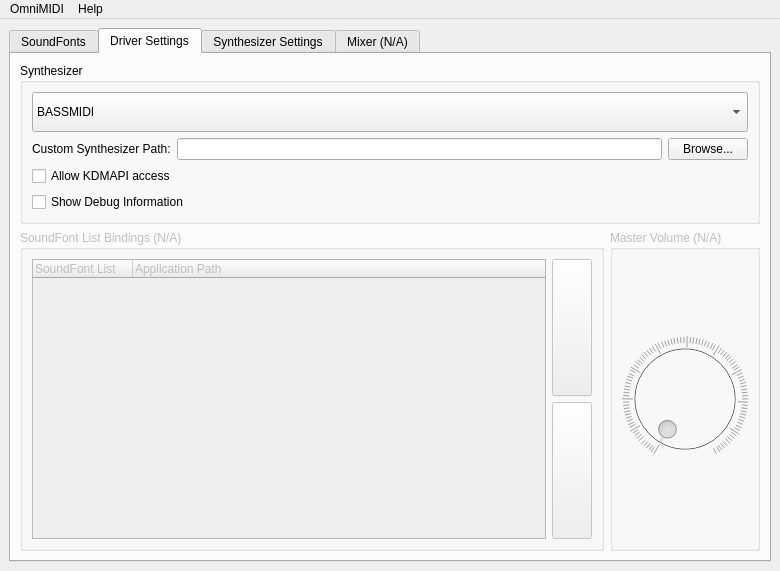
<?xml version="1.0" encoding="UTF-8"?>
<ui version="4.0">
 <class>MainWindow</class>
 <widget class="QMainWindow" name="MainWindow">
  <property name="geometry">
   <rect>
    <x>0</x>
    <y>0</y>
    <width>780</width>
    <height>571</height>
   </rect>
  </property>
  <property name="windowTitle">
   <string>OmniMIDI Configurator</string>
  </property>
  <property name="windowIcon">
   <iconset resource="../res/res.qrc">
    <normaloff>:/OMConfigurator.png</normaloff>:/OMConfigurator.png</iconset>
  </property>
  <widget class="QWidget" name="centralwidget">
   <layout class="QHBoxLayout" name="horizontalLayout_6">
    <item>
     <widget class="QTabWidget" name="tabWidget">
      <property name="enabled">
       <bool>true</bool>
      </property>
      <property name="currentIndex">
       <number>1</number>
      </property>
      <widget class="QWidget" name="soundfonts">
       <attribute name="title">
        <string>SoundFonts</string>
       </attribute>
       <layout class="QVBoxLayout" name="verticalLayout_2">
        <item>
         <widget class="QWidget" name="listsWidget" native="true">
          <property name="sizePolicy">
           <sizepolicy hsizetype="Preferred" vsizetype="Maximum">
            <horstretch>0</horstretch>
            <verstretch>0</verstretch>
           </sizepolicy>
          </property>
          <layout class="QHBoxLayout" name="listWidget">
           <property name="leftMargin">
            <number>0</number>
           </property>
           <property name="topMargin">
            <number>0</number>
           </property>
           <property name="rightMargin">
            <number>0</number>
           </property>
           <property name="bottomMargin">
            <number>0</number>
           </property>
           <item>
            <widget class="QLabel" name="label">
             <property name="sizePolicy">
              <sizepolicy hsizetype="Minimum" vsizetype="Minimum">
               <horstretch>0</horstretch>
               <verstretch>0</verstretch>
              </sizepolicy>
             </property>
             <property name="text">
              <string>Active List:</string>
             </property>
            </widget>
           </item>
           <item>
            <widget class="QComboBox" name="listSelector">
             <property name="sizePolicy">
              <sizepolicy hsizetype="MinimumExpanding" vsizetype="Minimum">
               <horstretch>0</horstretch>
               <verstretch>0</verstretch>
              </sizepolicy>
             </property>
             <item>
              <property name="text">
               <string>List A</string>
              </property>
             </item>
            </widget>
           </item>
          </layout>
         </widget>
        </item>
        <item>
         <widget class="QWidget" name="sfListWidget" native="true">
          <layout class="QHBoxLayout" name="horizontalLayout">
           <property name="leftMargin">
            <number>0</number>
           </property>
           <property name="topMargin">
            <number>0</number>
           </property>
           <property name="rightMargin">
            <number>0</number>
           </property>
           <property name="bottomMargin">
            <number>0</number>
           </property>
           <item>
            <widget class="SoundFontList" name="sfList">
             <column>
              <property name="text">
               <string notr="true">1</string>
              </property>
             </column>
            </widget>
           </item>
           <item>
            <widget class="QWidget" name="sfListButtons" native="true">
             <property name="sizePolicy">
              <sizepolicy hsizetype="Minimum" vsizetype="Minimum">
               <horstretch>0</horstretch>
               <verstretch>0</verstretch>
              </sizepolicy>
             </property>
             <layout class="QVBoxLayout" name="verticalLayout_3">
              <property name="leftMargin">
               <number>0</number>
              </property>
              <property name="topMargin">
               <number>0</number>
              </property>
              <property name="rightMargin">
               <number>0</number>
              </property>
              <property name="bottomMargin">
               <number>0</number>
              </property>
              <item>
               <widget class="QPushButton" name="sfListAddBtn">
                <property name="sizePolicy">
                 <sizepolicy hsizetype="Minimum" vsizetype="Minimum">
                  <horstretch>0</horstretch>
                  <verstretch>0</verstretch>
                 </sizepolicy>
                </property>
                <property name="minimumSize">
                 <size>
                  <width>40</width>
                  <height>40</height>
                 </size>
                </property>
                <property name="toolTip">
                 <string>Add SoundFont(s)</string>
                </property>
                <property name="text">
                 <string/>
                </property>
                <property name="icon">
                 <iconset theme="list-add"/>
                </property>
               </widget>
              </item>
              <item>
               <widget class="QPushButton" name="sfListRmBtn">
                <property name="sizePolicy">
                 <sizepolicy hsizetype="Minimum" vsizetype="Minimum">
                  <horstretch>0</horstretch>
                  <verstretch>0</verstretch>
                 </sizepolicy>
                </property>
                <property name="minimumSize">
                 <size>
                  <width>40</width>
                  <height>40</height>
                 </size>
                </property>
                <property name="toolTip">
                 <string>Remove Selected SoundFont(s)</string>
                </property>
                <property name="text">
                 <string/>
                </property>
                <property name="icon">
                 <iconset theme="list-remove"/>
                </property>
               </widget>
              </item>
              <item>
               <widget class="QPushButton" name="sfListMvUpBtn">
                <property name="sizePolicy">
                 <sizepolicy hsizetype="Minimum" vsizetype="Minimum">
                  <horstretch>0</horstretch>
                  <verstretch>0</verstretch>
                 </sizepolicy>
                </property>
                <property name="minimumSize">
                 <size>
                  <width>40</width>
                  <height>40</height>
                 </size>
                </property>
                <property name="toolTip">
                 <string>Move Selected Items Up</string>
                </property>
                <property name="text">
                 <string/>
                </property>
                <property name="icon">
                 <iconset theme="go-up"/>
                </property>
               </widget>
              </item>
              <item>
               <widget class="QPushButton" name="sfListMvDnBtn">
                <property name="minimumSize">
                 <size>
                  <width>40</width>
                  <height>40</height>
                 </size>
                </property>
                <property name="toolTip">
                 <string>Move Selected Items Down</string>
                </property>
                <property name="text">
                 <string/>
                </property>
                <property name="icon">
                 <iconset theme="go-down"/>
                </property>
               </widget>
              </item>
              <item>
               <widget class="QPushButton" name="sfListClrBtn">
                <property name="minimumSize">
                 <size>
                  <width>40</width>
                  <height>40</height>
                 </size>
                </property>
                <property name="toolTip">
                 <string>Clear List</string>
                </property>
                <property name="text">
                 <string/>
                </property>
                <property name="icon">
                 <iconset theme="user-trash"/>
                </property>
               </widget>
              </item>
              <item>
               <spacer name="verticalSpacer">
                <property name="orientation">
                 <enum>Qt::Orientation::Vertical</enum>
                </property>
                <property name="sizeHint" stdset="0">
                 <size>
                  <width>20</width>
                  <height>40</height>
                 </size>
                </property>
               </spacer>
              </item>
              <item>
               <widget class="QPushButton" name="sfListCfgBtn">
                <property name="minimumSize">
                 <size>
                  <width>40</width>
                  <height>40</height>
                 </size>
                </property>
                <property name="toolTip">
                 <string>Configure Selected SoundFont(s)</string>
                </property>
                <property name="text">
                 <string/>
                </property>
                <property name="icon">
                 <iconset theme="document-properties"/>
                </property>
               </widget>
              </item>
              <item>
               <spacer name="verticalSpacer_2">
                <property name="orientation">
                 <enum>Qt::Orientation::Vertical</enum>
                </property>
                <property name="sizeHint" stdset="0">
                 <size>
                  <width>20</width>
                  <height>40</height>
                 </size>
                </property>
               </spacer>
              </item>
              <item>
               <widget class="QPushButton" name="sfListReloadBtn">
                <property name="minimumSize">
                 <size>
                  <width>40</width>
                  <height>40</height>
                 </size>
                </property>
                <property name="toolTip">
                 <string>Reload List</string>
                </property>
                <property name="text">
                 <string/>
                </property>
                <property name="icon">
                 <iconset theme="view-refresh"/>
                </property>
               </widget>
              </item>
             </layout>
            </widget>
           </item>
          </layout>
         </widget>
        </item>
       </layout>
      </widget>
      <widget class="QWidget" name="driver">
       <attribute name="title">
        <string>Driver Settings</string>
       </attribute>
       <layout class="QVBoxLayout" name="verticalLayout_4">
        <item>
         <widget class="QGroupBox" name="engineSelection">
          <property name="sizePolicy">
           <sizepolicy hsizetype="Preferred" vsizetype="Maximum">
            <horstretch>0</horstretch>
            <verstretch>0</verstretch>
           </sizepolicy>
          </property>
          <property name="title">
           <string>Synthesizer</string>
          </property>
          <layout class="QVBoxLayout" name="verticalLayout_5">
           <item>
            <widget class="QComboBox" name="engineSelector">
             <property name="sizePolicy">
              <sizepolicy hsizetype="MinimumExpanding" vsizetype="Minimum">
               <horstretch>0</horstretch>
               <verstretch>0</verstretch>
              </sizepolicy>
             </property>
             <property name="minimumSize">
              <size>
               <width>0</width>
               <height>40</height>
              </size>
             </property>
             <item>
              <property name="text">
               <string>BASSMIDI</string>
              </property>
             </item>
             <item>
              <property name="text">
               <string>FluidSynth</string>
              </property>
             </item>
             <item>
              <property name="text">
               <string>XSynth</string>
              </property>
             </item>
             <item>
              <property name="text">
               <string>Kasaria</string>
              </property>
             </item>
             <item>
              <property name="text">
               <string>Custom</string>
              </property>
             </item>
            </widget>
           </item>
           <item>
            <widget class="QWidget" name="enginePathWidget" native="true">
             <property name="sizePolicy">
              <sizepolicy hsizetype="Preferred" vsizetype="Maximum">
               <horstretch>0</horstretch>
               <verstretch>0</verstretch>
              </sizepolicy>
             </property>
             <layout class="QHBoxLayout" name="horizontalLayout_5">
              <property name="leftMargin">
               <number>0</number>
              </property>
              <property name="topMargin">
               <number>0</number>
              </property>
              <property name="rightMargin">
               <number>0</number>
              </property>
              <property name="bottomMargin">
               <number>0</number>
              </property>
              <item>
               <widget class="QLabel" name="label_4">
                <property name="text">
                 <string>Custom Synthesizer Path:</string>
                </property>
               </widget>
              </item>
              <item>
               <widget class="QLineEdit" name="enginePath"/>
              </item>
              <item>
               <widget class="QPushButton" name="enginePathBrowse">
                <property name="text">
                 <string>Browse...</string>
                </property>
                <property name="icon">
                 <iconset theme="document-open"/>
                </property>
               </widget>
              </item>
             </layout>
            </widget>
           </item>
           <item>
            <widget class="QCheckBox" name="allowKdmapi">
             <property name="text">
              <string>Allow KDMAPI access</string>
             </property>
            </widget>
           </item>
           <item>
            <widget class="QCheckBox" name="debugMode">
             <property name="text">
              <string>Show Debug Information</string>
             </property>
            </widget>
           </item>
          </layout>
         </widget>
        </item>
        <item>
         <widget class="QWidget" name="horizontalWidget" native="true">
          <layout class="QHBoxLayout" name="horizontalLayout_2">
           <property name="leftMargin">
            <number>0</number>
           </property>
           <property name="topMargin">
            <number>0</number>
           </property>
           <property name="rightMargin">
            <number>0</number>
           </property>
           <property name="bottomMargin">
            <number>0</number>
           </property>
           <item>
            <widget class="QGroupBox" name="groupBox">
             <property name="enabled">
              <bool>false</bool>
             </property>
             <property name="title">
              <string>SoundFont List Bindings (N/A)</string>
             </property>
             <layout class="QHBoxLayout" name="horizontalLayout_9">
              <item>
               <widget class="QTreeWidget" name="sfListBinds">
                <column>
                 <property name="text">
                  <string>SoundFont List</string>
                 </property>
                </column>
                <column>
                 <property name="text">
                  <string>Application Path</string>
                 </property>
                </column>
               </widget>
              </item>
              <item>
               <widget class="QWidget" name="verticalWidget" native="true">
                <layout class="QVBoxLayout" name="verticalLayout_9">
                 <property name="leftMargin">
                  <number>0</number>
                 </property>
                 <property name="topMargin">
                  <number>0</number>
                 </property>
                 <property name="rightMargin">
                  <number>0</number>
                 </property>
                 <property name="bottomMargin">
                  <number>0</number>
                 </property>
                 <item>
                  <widget class="QPushButton" name="addBind">
                   <property name="sizePolicy">
                    <sizepolicy hsizetype="Minimum" vsizetype="MinimumExpanding">
                     <horstretch>0</horstretch>
                     <verstretch>0</verstretch>
                    </sizepolicy>
                   </property>
                   <property name="text">
                    <string/>
                   </property>
                   <property name="icon">
                    <iconset theme="list-add"/>
                   </property>
                  </widget>
                 </item>
                 <item>
                  <widget class="QPushButton" name="rmBind">
                   <property name="sizePolicy">
                    <sizepolicy hsizetype="Minimum" vsizetype="MinimumExpanding">
                     <horstretch>0</horstretch>
                     <verstretch>0</verstretch>
                    </sizepolicy>
                   </property>
                   <property name="text">
                    <string/>
                   </property>
                   <property name="icon">
                    <iconset theme="list-remove"/>
                   </property>
                  </widget>
                 </item>
                </layout>
               </widget>
              </item>
             </layout>
            </widget>
           </item>
           <item>
            <widget class="QGroupBox" name="groupBox_2">
             <property name="enabled">
              <bool>false</bool>
             </property>
             <property name="minimumSize">
              <size>
               <width>150</width>
               <height>0</height>
              </size>
             </property>
             <property name="title">
              <string>Master Volume (N/A)</string>
             </property>
             <layout class="QVBoxLayout" name="verticalLayout_6">
              <item>
               <widget class="QDial" name="masterVolume">
                <property name="wrapping">
                 <bool>false</bool>
                </property>
                <property name="notchTarget">
                 <double>1.000000000000000</double>
                </property>
                <property name="notchesVisible">
                 <bool>true</bool>
                </property>
               </widget>
              </item>
             </layout>
            </widget>
           </item>
          </layout>
         </widget>
        </item>
       </layout>
      </widget>
      <widget class="QWidget" name="synth">
       <attribute name="title">
        <string>Synthesizer Settings</string>
       </attribute>
       <layout class="QVBoxLayout" name="verticalLayout_8">
        <item>
         <widget class="QScrollArea" name="engineSettingsScrollArea">
          <property name="widgetResizable">
           <bool>true</bool>
          </property>
          <widget class="QWidget" name="engineSettings">
           <property name="geometry">
            <rect>
             <x>0</x>
             <y>0</y>
             <width>752</width>
             <height>452</height>
            </rect>
           </property>
           <layout class="QVBoxLayout" name="verticalLayout_7"/>
          </widget>
         </widget>
        </item>
        <item>
         <widget class="QDialogButtonBox" name="engineSettingsApply">
          <property name="standardButtons">
           <set>QDialogButtonBox::StandardButton::Apply|QDialogButtonBox::StandardButton::Discard|QDialogButtonBox::StandardButton::RestoreDefaults</set>
          </property>
         </widget>
        </item>
       </layout>
      </widget>
      <widget class="QWidget" name="mixer">
       <property name="enabled">
        <bool>false</bool>
       </property>
       <attribute name="title">
        <string>Mixer (N/A)</string>
       </attribute>
       <layout class="QVBoxLayout" name="verticalLayout">
        <item>
         <widget class="QWidget" name="horizontalWidget" native="true">
          <property name="sizePolicy">
           <sizepolicy hsizetype="Preferred" vsizetype="Maximum">
            <horstretch>0</horstretch>
            <verstretch>0</verstretch>
           </sizepolicy>
          </property>
          <layout class="QHBoxLayout" name="horizontalLayout_8">
           <property name="leftMargin">
            <number>0</number>
           </property>
           <property name="topMargin">
            <number>0</number>
           </property>
           <property name="rightMargin">
            <number>0</number>
           </property>
           <property name="bottomMargin">
            <number>0</number>
           </property>
           <item>
            <widget class="QLabel" name="label_2">
             <property name="sizePolicy">
              <sizepolicy hsizetype="Minimum" vsizetype="Preferred">
               <horstretch>0</horstretch>
               <verstretch>0</verstretch>
              </sizepolicy>
             </property>
             <property name="text">
              <string>Port:</string>
             </property>
            </widget>
           </item>
           <item>
            <widget class="QComboBox" name="mixerPortSelection">
             <property name="sizePolicy">
              <sizepolicy hsizetype="MinimumExpanding" vsizetype="Maximum">
               <horstretch>0</horstretch>
               <verstretch>0</verstretch>
              </sizepolicy>
             </property>
             <item>
              <property name="text">
               <string>Port A</string>
              </property>
             </item>
             <item>
              <property name="text">
               <string>Port B</string>
              </property>
             </item>
             <item>
              <property name="text">
               <string>Port C</string>
              </property>
             </item>
             <item>
              <property name="text">
               <string>Port D</string>
              </property>
             </item>
            </widget>
           </item>
          </layout>
         </widget>
        </item>
        <item>
         <widget class="Line" name="line">
          <property name="orientation">
           <enum>Qt::Orientation::Horizontal</enum>
          </property>
         </widget>
        </item>
        <item>
         <widget class="QWidget" name="mixerGrid" native="true">
          <layout class="QGridLayout" name="gridLayout">
           <property name="leftMargin">
            <number>0</number>
           </property>
           <property name="topMargin">
            <number>0</number>
           </property>
           <property name="rightMargin">
            <number>0</number>
           </property>
           <property name="bottomMargin">
            <number>0</number>
           </property>
           <item row="0" column="0">
            <widget class="QLabel" name="label_7">
             <property name="text">
              <string>CH1</string>
             </property>
             <property name="alignment">
              <set>Qt::AlignmentFlag::AlignCenter</set>
             </property>
            </widget>
           </item>
           <item row="0" column="8">
            <widget class="QLabel" name="label_15">
             <property name="text">
              <string>CH9</string>
             </property>
             <property name="alignment">
              <set>Qt::AlignmentFlag::AlignCenter</set>
             </property>
            </widget>
           </item>
           <item row="0" column="13">
            <widget class="QLabel" name="label_20">
             <property name="text">
              <string>CH14</string>
             </property>
             <property name="alignment">
              <set>Qt::AlignmentFlag::AlignCenter</set>
             </property>
            </widget>
           </item>
           <item row="0" column="4">
            <widget class="QLabel" name="label_11">
             <property name="text">
              <string>CH5</string>
             </property>
             <property name="alignment">
              <set>Qt::AlignmentFlag::AlignCenter</set>
             </property>
            </widget>
           </item>
           <item row="0" column="3">
            <widget class="QLabel" name="label_10">
             <property name="text">
              <string>CH4</string>
             </property>
             <property name="alignment">
              <set>Qt::AlignmentFlag::AlignCenter</set>
             </property>
            </widget>
           </item>
           <item row="0" column="11">
            <widget class="QLabel" name="label_18">
             <property name="text">
              <string>CH12</string>
             </property>
             <property name="alignment">
              <set>Qt::AlignmentFlag::AlignCenter</set>
             </property>
            </widget>
           </item>
           <item row="0" column="5">
            <widget class="QLabel" name="label_12">
             <property name="text">
              <string>CH6</string>
             </property>
             <property name="alignment">
              <set>Qt::AlignmentFlag::AlignCenter</set>
             </property>
            </widget>
           </item>
           <item row="0" column="6">
            <widget class="QLabel" name="label_13">
             <property name="text">
              <string>CH7</string>
             </property>
             <property name="alignment">
              <set>Qt::AlignmentFlag::AlignCenter</set>
             </property>
            </widget>
           </item>
           <item row="0" column="10">
            <widget class="QLabel" name="label_17">
             <property name="text">
              <string>CH11</string>
             </property>
             <property name="alignment">
              <set>Qt::AlignmentFlag::AlignCenter</set>
             </property>
            </widget>
           </item>
           <item row="0" column="15">
            <widget class="QLabel" name="label_22">
             <property name="text">
              <string>CH16</string>
             </property>
             <property name="alignment">
              <set>Qt::AlignmentFlag::AlignCenter</set>
             </property>
            </widget>
           </item>
           <item row="0" column="9">
            <widget class="QLabel" name="label_16">
             <property name="text">
              <string>CH10</string>
             </property>
             <property name="alignment">
              <set>Qt::AlignmentFlag::AlignCenter</set>
             </property>
            </widget>
           </item>
           <item row="0" column="1">
            <widget class="QLabel" name="label_8">
             <property name="text">
              <string>CH2</string>
             </property>
             <property name="alignment">
              <set>Qt::AlignmentFlag::AlignCenter</set>
             </property>
            </widget>
           </item>
           <item row="0" column="7">
            <widget class="QLabel" name="label_14">
             <property name="text">
              <string>CH8</string>
             </property>
             <property name="alignment">
              <set>Qt::AlignmentFlag::AlignCenter</set>
             </property>
            </widget>
           </item>
           <item row="0" column="2">
            <widget class="QLabel" name="label_9">
             <property name="text">
              <string>CH3</string>
             </property>
             <property name="alignment">
              <set>Qt::AlignmentFlag::AlignCenter</set>
             </property>
            </widget>
           </item>
           <item row="0" column="14">
            <widget class="QLabel" name="label_21">
             <property name="text">
              <string>CH15</string>
             </property>
             <property name="alignment">
              <set>Qt::AlignmentFlag::AlignCenter</set>
             </property>
            </widget>
           </item>
           <item row="0" column="12">
            <widget class="QLabel" name="label_19">
             <property name="text">
              <string>CH13</string>
             </property>
             <property name="alignment">
              <set>Qt::AlignmentFlag::AlignCenter</set>
             </property>
            </widget>
           </item>
           <item row="1" column="0">
            <widget class="QSlider" name="mixerVolumeCH1">
             <property name="sizePolicy">
              <sizepolicy hsizetype="MinimumExpanding" vsizetype="Expanding">
               <horstretch>0</horstretch>
               <verstretch>0</verstretch>
              </sizepolicy>
             </property>
             <property name="orientation">
              <enum>Qt::Orientation::Vertical</enum>
             </property>
            </widget>
           </item>
           <item row="1" column="1">
            <widget class="QSlider" name="mixerVolumeCH2">
             <property name="sizePolicy">
              <sizepolicy hsizetype="MinimumExpanding" vsizetype="Expanding">
               <horstretch>0</horstretch>
               <verstretch>0</verstretch>
              </sizepolicy>
             </property>
             <property name="orientation">
              <enum>Qt::Orientation::Vertical</enum>
             </property>
            </widget>
           </item>
           <item row="1" column="2">
            <widget class="QSlider" name="mixerVolumeCH3">
             <property name="sizePolicy">
              <sizepolicy hsizetype="MinimumExpanding" vsizetype="Expanding">
               <horstretch>0</horstretch>
               <verstretch>0</verstretch>
              </sizepolicy>
             </property>
             <property name="orientation">
              <enum>Qt::Orientation::Vertical</enum>
             </property>
            </widget>
           </item>
           <item row="1" column="3">
            <widget class="QSlider" name="mixerVolumeCH4">
             <property name="sizePolicy">
              <sizepolicy hsizetype="MinimumExpanding" vsizetype="Expanding">
               <horstretch>0</horstretch>
               <verstretch>0</verstretch>
              </sizepolicy>
             </property>
             <property name="orientation">
              <enum>Qt::Orientation::Vertical</enum>
             </property>
            </widget>
           </item>
           <item row="1" column="4">
            <widget class="QSlider" name="mixerVolumeCH5">
             <property name="sizePolicy">
              <sizepolicy hsizetype="MinimumExpanding" vsizetype="Expanding">
               <horstretch>0</horstretch>
               <verstretch>0</verstretch>
              </sizepolicy>
             </property>
             <property name="orientation">
              <enum>Qt::Orientation::Vertical</enum>
             </property>
            </widget>
           </item>
           <item row="1" column="5">
            <widget class="QSlider" name="mixerVolumeCH6">
             <property name="sizePolicy">
              <sizepolicy hsizetype="MinimumExpanding" vsizetype="Expanding">
               <horstretch>0</horstretch>
               <verstretch>0</verstretch>
              </sizepolicy>
             </property>
             <property name="orientation">
              <enum>Qt::Orientation::Vertical</enum>
             </property>
            </widget>
           </item>
           <item row="1" column="6">
            <widget class="QSlider" name="mixerVolumeCH7">
             <property name="sizePolicy">
              <sizepolicy hsizetype="MinimumExpanding" vsizetype="Expanding">
               <horstretch>0</horstretch>
               <verstretch>0</verstretch>
              </sizepolicy>
             </property>
             <property name="orientation">
              <enum>Qt::Orientation::Vertical</enum>
             </property>
            </widget>
           </item>
           <item row="1" column="7">
            <widget class="QSlider" name="mixerVolumeCH8">
             <property name="sizePolicy">
              <sizepolicy hsizetype="MinimumExpanding" vsizetype="Expanding">
               <horstretch>0</horstretch>
               <verstretch>0</verstretch>
              </sizepolicy>
             </property>
             <property name="orientation">
              <enum>Qt::Orientation::Vertical</enum>
             </property>
            </widget>
           </item>
           <item row="1" column="8">
            <widget class="QSlider" name="mixerVolumeCH9">
             <property name="sizePolicy">
              <sizepolicy hsizetype="MinimumExpanding" vsizetype="Expanding">
               <horstretch>0</horstretch>
               <verstretch>0</verstretch>
              </sizepolicy>
             </property>
             <property name="orientation">
              <enum>Qt::Orientation::Vertical</enum>
             </property>
            </widget>
           </item>
           <item row="1" column="9">
            <widget class="QSlider" name="mixerVolumeCH10">
             <property name="sizePolicy">
              <sizepolicy hsizetype="MinimumExpanding" vsizetype="Expanding">
               <horstretch>0</horstretch>
               <verstretch>0</verstretch>
              </sizepolicy>
             </property>
             <property name="orientation">
              <enum>Qt::Orientation::Vertical</enum>
             </property>
            </widget>
           </item>
           <item row="1" column="10">
            <widget class="QSlider" name="mixerVolumeCH11">
             <property name="sizePolicy">
              <sizepolicy hsizetype="MinimumExpanding" vsizetype="Expanding">
               <horstretch>0</horstretch>
               <verstretch>0</verstretch>
              </sizepolicy>
             </property>
             <property name="orientation">
              <enum>Qt::Orientation::Vertical</enum>
             </property>
            </widget>
           </item>
           <item row="1" column="11">
            <widget class="QSlider" name="mixerVolumeCH12">
             <property name="sizePolicy">
              <sizepolicy hsizetype="MinimumExpanding" vsizetype="Expanding">
               <horstretch>0</horstretch>
               <verstretch>0</verstretch>
              </sizepolicy>
             </property>
             <property name="orientation">
              <enum>Qt::Orientation::Vertical</enum>
             </property>
            </widget>
           </item>
           <item row="1" column="12">
            <widget class="QSlider" name="mixerVolumeCH13">
             <property name="sizePolicy">
              <sizepolicy hsizetype="MinimumExpanding" vsizetype="Expanding">
               <horstretch>0</horstretch>
               <verstretch>0</verstretch>
              </sizepolicy>
             </property>
             <property name="orientation">
              <enum>Qt::Orientation::Vertical</enum>
             </property>
            </widget>
           </item>
           <item row="1" column="13">
            <widget class="QSlider" name="mixerVolumeCH14">
             <property name="sizePolicy">
              <sizepolicy hsizetype="MinimumExpanding" vsizetype="Expanding">
               <horstretch>0</horstretch>
               <verstretch>0</verstretch>
              </sizepolicy>
             </property>
             <property name="orientation">
              <enum>Qt::Orientation::Vertical</enum>
             </property>
            </widget>
           </item>
           <item row="1" column="14">
            <widget class="QSlider" name="mixerVolumeCH15">
             <property name="sizePolicy">
              <sizepolicy hsizetype="MinimumExpanding" vsizetype="Expanding">
               <horstretch>0</horstretch>
               <verstretch>0</verstretch>
              </sizepolicy>
             </property>
             <property name="orientation">
              <enum>Qt::Orientation::Vertical</enum>
             </property>
            </widget>
           </item>
           <item row="1" column="15">
            <widget class="QSlider" name="mixerVolumeCH16">
             <property name="sizePolicy">
              <sizepolicy hsizetype="MinimumExpanding" vsizetype="Expanding">
               <horstretch>0</horstretch>
               <verstretch>0</verstretch>
              </sizepolicy>
             </property>
             <property name="orientation">
              <enum>Qt::Orientation::Vertical</enum>
             </property>
            </widget>
           </item>
          </layout>
         </widget>
        </item>
       </layout>
      </widget>
     </widget>
    </item>
   </layout>
  </widget>
  <widget class="QMenuBar" name="menubar">
   <property name="geometry">
    <rect>
     <x>0</x>
     <y>0</y>
     <width>780</width>
     <height>25</height>
    </rect>
   </property>
   <widget class="QMenu" name="menuOmniMIDI">
    <property name="title">
     <string>OmniMIDI</string>
    </property>
    <addaction name="actionExit"/>
   </widget>
   <widget class="QMenu" name="menuHelp">
    <property name="title">
     <string>Help</string>
    </property>
    <addaction name="actionAbout"/>
   </widget>
   <addaction name="menuOmniMIDI"/>
   <addaction name="menuHelp"/>
  </widget>
  <action name="actionYou_have_been_warned">
   <property name="text">
    <string>You have been warned</string>
   </property>
  </action>
  <action name="actionAbout">
   <property name="icon">
    <iconset theme="QIcon::ThemeIcon::HelpAbout"/>
   </property>
   <property name="text">
    <string>About OmniMIDI</string>
   </property>
  </action>
  <action name="actionPatch">
   <property name="text">
    <string>Patch KDMAPI App</string>
   </property>
  </action>
  <action name="actionStart_MIDI_Device">
   <property name="text">
    <string>Start MIDI Device</string>
   </property>
  </action>
  <action name="actionStop_MIDI_Device">
   <property name="text">
    <string>Stop MIDI Device</string>
   </property>
  </action>
  <action name="actionExit">
   <property name="icon">
    <iconset theme="QIcon::ThemeIcon::ApplicationExit"/>
   </property>
   <property name="text">
    <string>Exit</string>
   </property>
  </action>
 </widget>
 <customwidgets>
  <customwidget>
   <class>SoundFontList</class>
   <extends>QTreeWidget</extends>
   <header>custom-widgets/soundfontlist.h</header>
  </customwidget>
 </customwidgets>
 <resources>
  <include location="../res/res.qrc"/>
 </resources>
 <connections/>
</ui>
